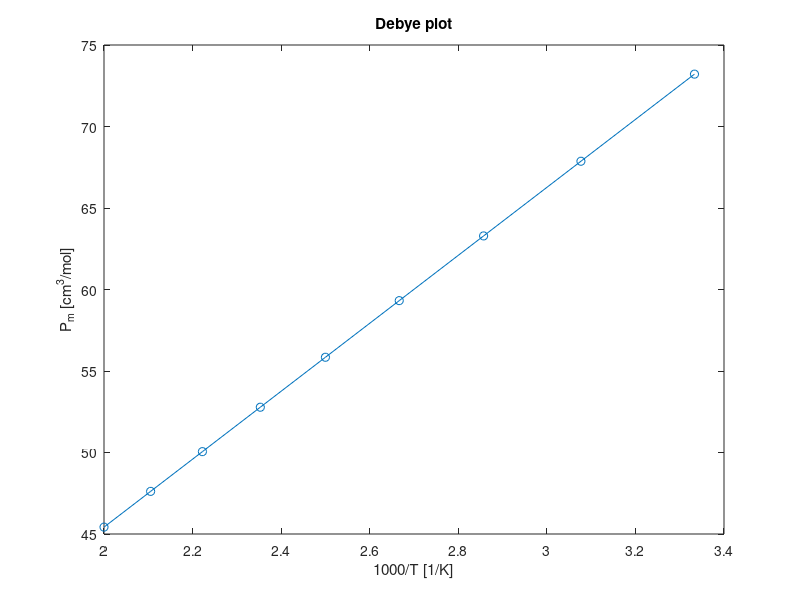

This chart was generated by the following MATLAB code:
% Wk05 - Dipole moments, polarizability & the Debye equation
% Physical Chemistry 2 - Prof. S. Joon Kwon - SPMDL - SKKU
% Vector addition of bond dipoles; Debye plot; Clausius-Mossotti -> n(CCl4).

EPS0 = 8.8541878128e-12; KB = 1.380649e-23; NA = 6.02214076e23;
DEBYE = 3.33564e-30;

% (1) dichlorobenzene isomers: mu_res = 2 mu1 cos(theta/2)
mu1 = 1.57;   % D (chlorobenzene)
iso = {'ortho' 60 2.25; 'meta' 120 1.48; 'para' 180 0.0};
fprintf('isomer  angle  mu_calc [D]  mu_obs [D]\n');
for i = 1:3
    mu = 2*mu1*cosd(iso{i,2}/2);
    fprintf('%-6s  %4d   %8.2f   %8.2f\n', iso{i,1}, iso{i,2}, mu, iso{i,3});
end

% (2) Debye plot: P_m = NA/(3 eps0) (alpha + mu^2/3kT)
mu_w = 1.85*DEBYE; alpha = 4*pi*EPS0*1.48e-30;
T = linspace(300, 500, 9);
Pm = NA/(3*EPS0)*(alpha + mu_w^2./(3*KB*T));
p = polyfit(1./T, Pm, 1);
mu_fit = sqrt(9*EPS0*KB*p(1)/NA);
alpha_fit = 3*EPS0*p(2)/NA;
fprintf('\nDebye plot: mu = %.3f D (input 1.850), alpha'' = %.3f e-30 m^3 (input 1.480)\n', ...
        mu_fit/DEBYE, alpha_fit/(4*pi*EPS0)*1e30);
figure(1); plot(1e3./T, Pm*1e6, 'o-');
xlabel('1000/T [1/K]'); ylabel('P_m [cm^3/mol]'); title('Debye plot');

% (3) Clausius-Mossotti for CCl4
x = 4*pi*1590*NA*10.5e-30/(3*0.1538);
eps_r = (1+2*x)/(1-x);
fprintf('CCl4: eps_r = %.3f, n = %.3f (experimental 1.4607)\n', eps_r, sqrt(eps_r));
fprintf('water: eps_r(static) = 78 but n^2 = 1.77 - dipoles cannot follow light\n');
